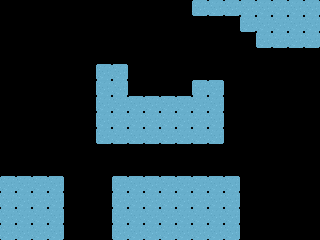

The image is a tile-based game level rendered from a .tmx file. Its description and complete source (layers, tilesets, objects, tile grids) follow:
An orthogonal 20x15 tile map with 16x16 px tiles, 1 tile layer (Tile Layer 1).

<map version="1.0" orientation="orthogonal" renderorder="right-down" width="20" height="15" tilewidth="16" tileheight="16" nextobjectid="1">
 <tileset firstgid="1" name="tiles" tilewidth="16" tileheight="16" spacing="1" tilecount="9" columns="3">
  <image source="../images/tiles.png" width="64" height="64" />
 </tileset>
 <layer name="Tile Layer 1" width="20" height="15">
  <data encoding="csv">
0,0,0,0,0,0,0,0,0,0,0,0,1,1,1,1,1,1,1,1,
0,0,0,0,0,0,0,0,0,0,0,0,0,0,0,1,1,1,1,1,
0,0,0,0,0,0,0,0,0,0,0,0,0,0,0,0,1,1,1,1,
0,0,0,0,0,0,0,0,0,0,0,0,0,0,0,0,0,0,0,0,
0,0,0,0,0,0,1,1,0,0,0,0,0,0,0,0,0,0,0,0,
0,0,0,0,0,0,1,1,0,0,0,0,1,1,0,0,0,0,0,0,
0,0,0,0,0,0,1,1,1,1,1,1,1,1,0,0,0,0,0,0,
0,0,0,0,0,0,1,1,1,1,1,1,1,1,0,0,0,0,0,0,
0,0,0,0,0,0,1,1,1,1,1,1,1,1,0,0,0,0,0,0,
0,0,0,0,0,0,0,0,0,0,0,0,0,0,0,0,0,0,0,0,
0,0,0,0,0,0,0,0,0,0,0,0,0,0,0,0,0,0,0,0,
1,1,1,1,0,0,0,1,1,1,1,1,1,1,1,0,0,0,0,0,
1,1,1,1,0,0,0,1,1,1,1,1,1,1,1,0,0,0,0,0,
1,1,1,1,0,0,0,1,1,1,1,1,1,1,1,0,0,0,0,0,
1,1,1,1,0,0,0,1,1,1,1,1,1,1,1,0,0,0,0,0
</data>
 </layer>
</map>
